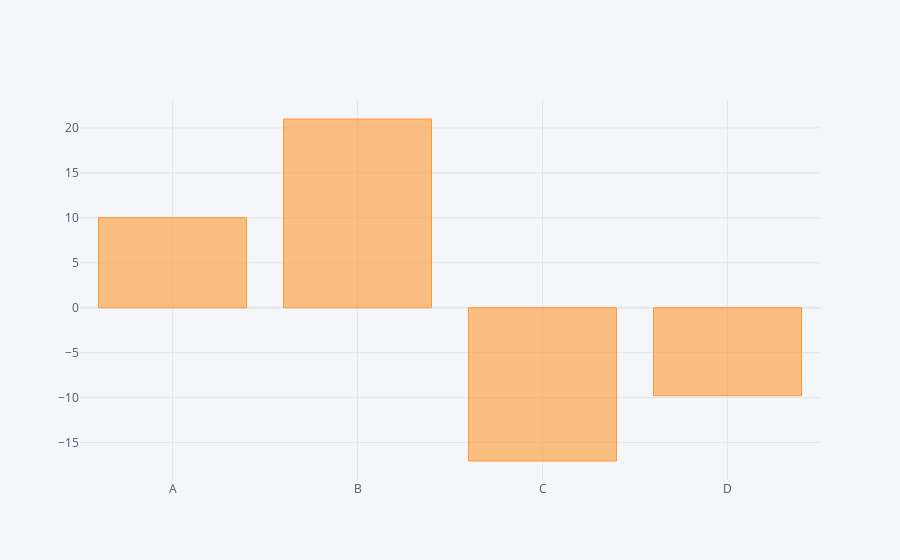

Notebook source saved alongside this figure:
### Code cell
somar.iplot(kind = 'bar')

### Figure 1 — Plotly figure (JSON) as saved in the notebook; plotly's stock layout.template omitted (floating-point values rounded to 4 significant figures)
{"data": [{"marker": {"color": "rgba(255, 153, 51, 0.6)", "line": {"color": "rgba(255, 153, 51, 1.0)", "width": 1}}, "name": "None", "orientation": "v", "text": "", "type": "bar", "x": ["A", "B", "C", "D"], "y": [10.02, 21.0, -17.05, -9.793]}], "layout": {"legend": {"bgcolor": "#F5F6F9", "font": {"color": "#4D5663"}}, "paper_bgcolor": "#F5F6F9", "plot_bgcolor": "#F5F6F9", "title": {"font": {"color": "#4D5663"}}, "xaxis": {"gridcolor": "#E1E5ED", "showgrid": true, "tickfont": {"color": "#4D5663"}, "title": {"font": {"color": "#4D5663"}, "text": ""}, "zerolinecolor": "#E1E5ED"}, "yaxis": {"gridcolor": "#E1E5ED", "showgrid": true, "tickfont": {"color": "#4D5663"}, "title": {"font": {"color": "#4D5663"}, "text": ""}, "zerolinecolor": "#E1E5ED"}}}
